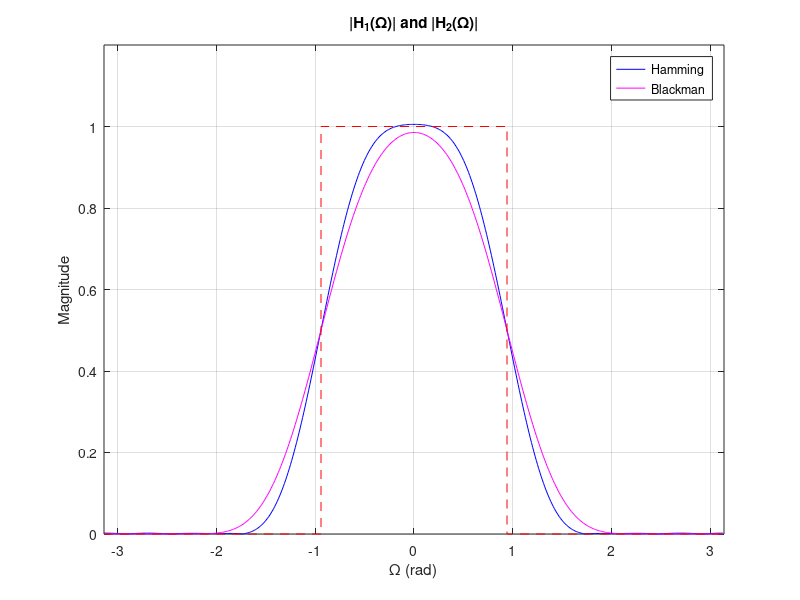

This chart was generated by the following MATLAB code:
% Script: exdt_8_14.m
N = 15;
Omgc = 0.3*pi;  % Cutoff frequency
M = (N-1)/2;    % Center of symmetry
n = [0:N-1];
h1 = Omgc/pi*sinc(Omgc/pi*(n-M)).*hamming(15)'   % w/ Hamming window
h2 = Omgc/pi*sinc(Omgc/pi*(n-M)).*blackman(15)'  % w/ Blackman window
Omg = [-256:255]/256*pi;
H1 = fftshift(fft(h1,512));  % Frequency response (w/ Hamming window)
H2 = fftshift(fft(h2,512));  % Frequency response (w/ Blackman window)
% Graph the two magnitude responses
plot(Omg,abs(H1),'b-',Omg,abs(H2),'m-'); grid;
hold on;
plot([-pi,-0.3*pi,-0.3*pi,0.3*pi,0.3*pi,pi],[0,0,1,1,0,0],'r--');
hold off;
axis([-pi,pi,0,1.2]);
xlabel('\Omega (rad)');
ylabel('Magnitude');
title('|H_{1}(\Omega)| and |H_{2}(\Omega)|');
legend('Hamming','Blackman')